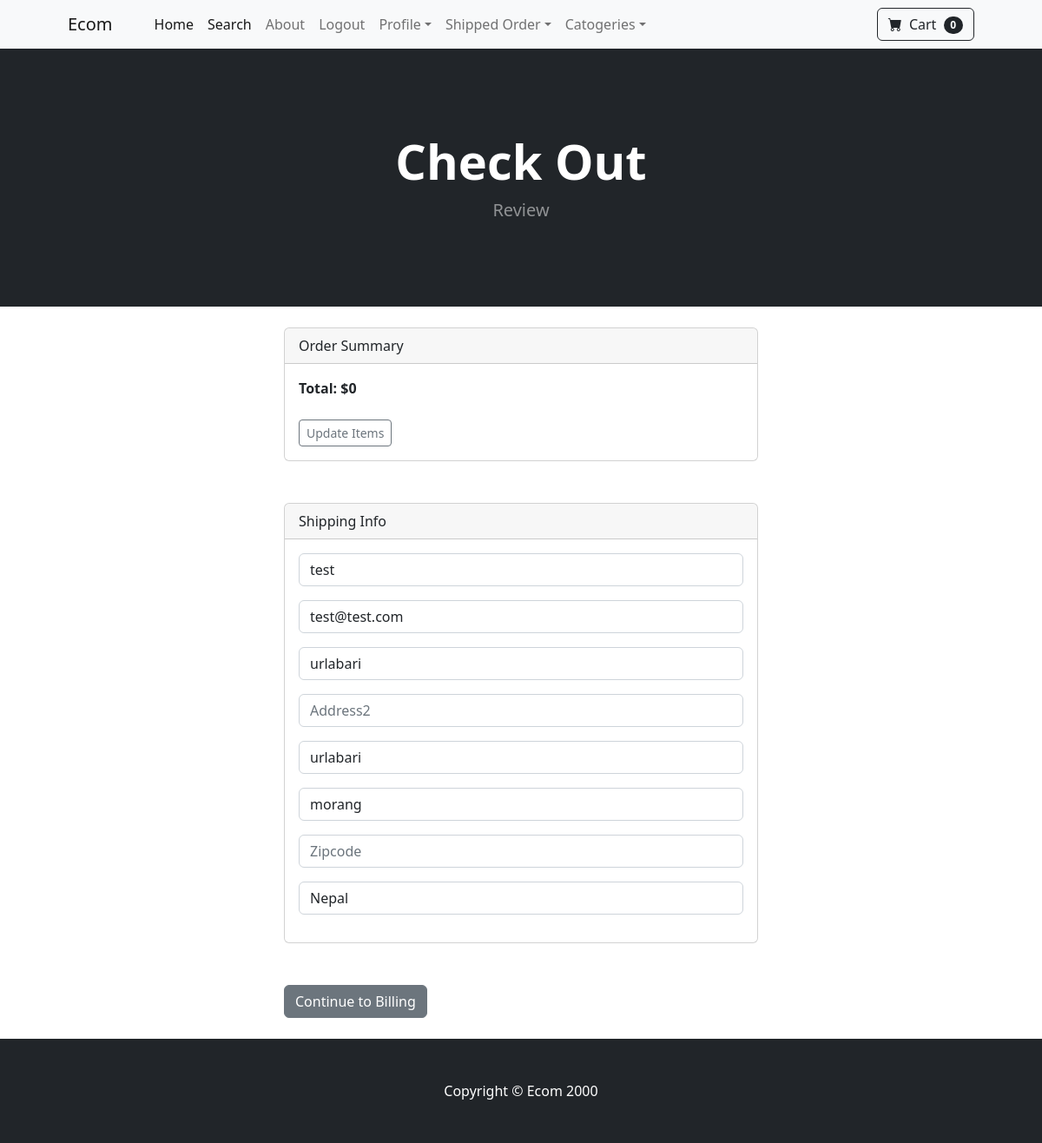
The app's page /payment/checkout (signed in) with its own data.
### payment/models.py (models this page shows, shortened)
class ShippingAddress(models.Model):
    user = models.ForeignKey(User, on_delete=models.CASCADE, null=True, blank= True)
    shipping_full_name = models.CharField(max_length=255)
    shipping_email= models.CharField(max_length=255)
    shipping_address1= models.CharField(max_length=255)
    shipping_address2=models.CharField(max_length=255, null=True, blank= True)
    shipping_city=models.CharField(max_length=255)
    shipping_state= models.CharField(max_length=255,null=True, blank= True)
    shipping_zipcode = models.CharField(max_length=255,null=True, blank= True)
    shipping_country = models.CharField(max_length=255)
    class Meta:
        verbose_name_plural = "Shipping Address"

### payment/views.py (the view)
# urls.py: path('checkout',views.checkout, name = 'checkout'),
def checkout(request):
    cart = Cart(request)
    cart_products = cart.get_prods
    quantities = cart.get_quants
    totals = cart.cart_total
    if request.user.is_authenticated:
        shipping_user = ShippingAddress.objects.get(user__id = request.user.id)
        shipping_form = ShippingFrom(request.POST or None, instance= shipping_user)
        return render(request,  'payment/checkout.html',{"cart_products": cart_products, 'quantities': quantities, 'totals': totals, 'shipping_form':shipping_form})
    else:
        shipping_form = ShippingFrom(request.POST or None)
        return render(request,  'payment/checkout.html',{"cart_products": cart_products, 'quantities': quantities, 'totals': totals,'shipping_form':shipping_form})

### cart/cart.py (called while the page is built, shortened)
    def cart_total(self):
        product_id = self.cart.keys()
        products = Product.objects.filter(id__in = product_id)
        quantities = self.cart
        total = 0
        return total

    def __len__(self):
        return len(self.cart)

    def get_prods(self):
        product_id = self.cart.keys()
        products = Product.objects.filter(id__in= product_id)
        return products

### cart/context_processor.py (called while the page is built)
def cart(request):
    return {'cart':Cart(request)}

### payment/templates/payment/checkout.html (shortened to what this page needs)
{% extends "base.html" %}
{% block content %}
        <header class="bg-dark py-5">
            <div class="container px-4 px-lg-5 my-5">
                <div class="text-center text-white">
                    <h1 class="display-4 fw-bolder">Check Out</h1>
                    <p class="lead fw-normal text-white-50 mb-0">Review</p>
                </div>
            </div>
        </header>
      <br>
      <div class='container'>
        <div class="row">
          <div class="col-md-6 offset-md-3">
            <div class="card">
              <div class="card-header">
                Order Summary
              </div>
              <div class="card-body">
                <strong>
                Total: ${{totals}}
                <br>
                <br>
                <a href="{% url 'cart_summary' %}" class='btn btn-sm btn-outline-secondary'>Update Items</a>
              </strong>
              </div>
            </div>
            <br><br>
            <div class="card">
              <div class="card-header">
                Shipping Info
              </div>
              <div class="card-body">
                <form action="{% url 'billing_info' %}" method='post'>
                {{ shipping_form.as_p }}
              </div>
            </div>
            <br><br>
            <button type = 'submit' class= 'btn btn-secondary' >Continue to Billing</button>
          </div>
        </div>
      </div>
      <br>
    {% endblock %}

### records on screen
ShippingAddress: shipping_full_name "test", shipping_email "test@test.com", shipping_address1 "urlabari", shipping_city "urlabari", shipping_state "morang", shipping_country "Nepal"

### other values on screen
{{ cart|length }} "0"
{{ totals }} "0"
